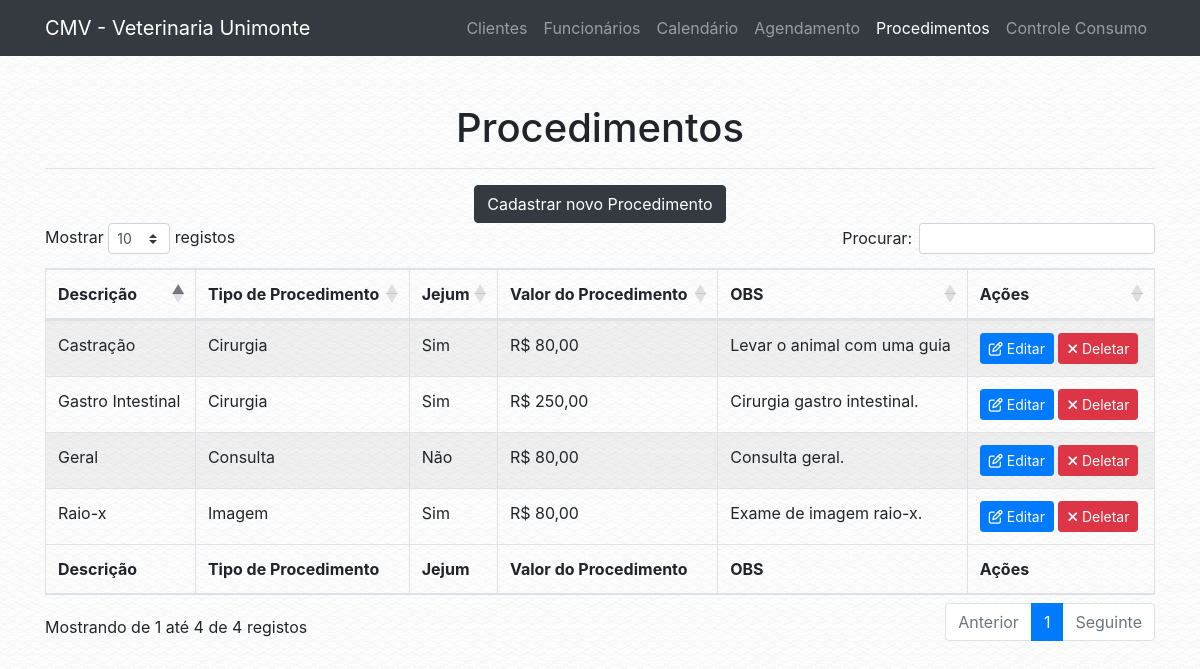
The app's page /procedimento.php with its own data.
### tables this page shows
CREATE TABLE `tab_procedimento` (
  `COD_PROCEDIMENTO` int(13) NOT NULL,
  `COD_TIPO_PROCEDIMENTO` int(13) NOT NULL,
  `DESCRICAO` varchar(100) NOT NULL,
  `JEJUM` varchar(3) NOT NULL,
  `VALOR_PROCEDIMENTO` decimal(12,2) NOT NULL,
  `OBSERVACAO` varchar(100) NOT NULL
);

CREATE TABLE `tab_tipo_procedimento` (
  `COD_TIPO_PROCEDIMENTO` int(13) NOT NULL,
  `DESCRICAO` varchar(100) NOT NULL
);

### conf/database.php (called while the page is built)
<?php
$conf = array(
        "server" => "localhost",
        "db_name" => "bd_veterinaria",
        "db_user" => "root",
        "db_password" => "root"
);
?>

### classes/dbconnect.php (called while the page is built, shortened)
<?php
class DbConnect {
    public function __construct() {
        $this->tbl_procedimento = "tab_procedimento";
        $this->tbl_tipo_procedimento = "tab_tipo_procedimento";
        if (file_exists('./conf/database.php')) {
            require './conf/database.php';
        } else {
            require '../conf/database.php';
        }
        $host = $conf['server'];
        $db_name = $conf['db_name'];
        $username = $conf['db_user'];
        $password = $conf['db_password'];
        try {
            $this->conn = new \PDO('mysql:host='.$host.';dbname='.$db_name.';charset=utf8', $username, $password);
        } catch (\PDOException $e) {
            die($e->getMessage());
        }
    }
}

### classes/procedimento.php (called while the page is built, shortened)
<?php
class Procedimento extends DbConnect{
    public static function obter_procedimentos(): array {
        $db = new DbConnect;
        $tbl_procedimento = $db->tbl_procedimento;
        try {
            $stmt = $db->conn->prepare("SELECT * FROM $tbl_procedimento");
            $stmt->execute();
            $result = $stmt->fetchAll(\PDO::FETCH_ASSOC);
            $result['status'] = true;
        } catch (\PDOExcepton $e) {
            $result['status'] = false;
            $result['message'] = "Error: " . $e->getMessage();
        }
        return $result;
    }
}

### classes/tipoprocedimento.php (called while the page is built, shortened)
<?php
class TipoProcedimento extends DbConnect{
    public static function obter_tipo_procedimento(int $COD_TIPO_PROCEDIMENTO): string {
        $db = new DbConnect;
        $tbl_tipo_procedimento = $db->tbl_tipo_procedimento;
        try {
            $stmt = $db->conn->prepare("SELECT DESCRICAO FROM $tbl_tipo_procedimento WHERE COD_TIPO_PROCEDIMENTO = :code LIMIT 1");
            $stmt->bindParam(":code", $COD_TIPO_PROCEDIMENTO, \PDO::PARAM_INT);
            $stmt->execute();
            $result = $stmt->fetch(\PDO::FETCH_ASSOC);
            return $result['DESCRICAO'];
        } catch (\PDOExcepton $e) {
            return "Error: " . $e->getMessage();
        }
    }
}

### conf/navigation.php (called while the page is built)
<?php
$config = array(
        "name" => "CMV - Veterinaria Unimonte",
        "url" => "http://localhost/vet"
);
?>

### classes/app.php (called while the page is built, shortened)
<?php
class App {
    public function __construct() {
        if (file_exists('./conf/navigation.php')) {
            require './conf/navigation.php';
        } else {
            require '../conf/navigation.php';
        }
        $this->url = $config['url'];
}
}

### procedimento.php (the view, shortened to what this page needs)
<?php
$app = new VeterinariaUnimonte\App;
?>
<!DOCTYPE html>
<html lang="en">
  <head>
    <?php
    require 'includes/global.php';
    ?>
  </head>
  <body>
    <?php
    require 'includes/header.php';
    ?>
    <div class="container">
      <div class="row">
        <div class="col-lg-12">
            <br>
            <br>
            <h1 class="text-center">Procedimentos</h1>
            <hr>
            <?php
if (!isset($_GET['f'])) {
    echo '<div class="text-center"><a href="?f=cadastrar" class="btn btn-dark">Cadastrar novo Procedimento</a></div>';
    echo '
    <table id="medicos" class="table table-striped table-bordered" style="width:100%">
        <thead>
            <tr>
                <th>Descrição</th>
                <th>Tipo de Procedimento</th>
                <th>Jejum</th>
                <th>Valor do Procedimento</th>
                <th>OBS</th>
                <th>Ações</th>
            </tr>
        </thead>
        <tbody>
            ';
            $procedimentos_data = VeterinariaUnimonte\Procedimento::obter_procedimentos();
            foreach ($procedimentos_data as $procedimento) {
            if (isset($procedimento['COD_PROCEDIMENTO'])) {
            echo '<tr>
                <td>'.$procedimento['DESCRICAO'].'</td>
                <td>'.VeterinariaUnimonte\TipoProcedimento::obter_tipo_procedimento($procedimento['COD_TIPO_PROCEDIMENTO']).'</td>
                <td>'.$procedimento['JEJUM'].'</td>
                <td>R$ '.number_format($procedimento['VALOR_PROCEDIMENTO'], 2, ',', '.').'</td>
                <td>'.$procedimento['OBSERVACAO'].'</td>
                <td><a class="btn btn-primary btn-sm" href="?f=edit&id='.$procedimento['COD_PROCEDIMENTO'].'"><i class="fa fa-pencil-square-o" aria-hidden="true"></i> Editar</a> <a class="btn btn-danger btn-sm" href="?f=remove&id='.$procedimento['COD_PROCEDIMENTO'].'"><i class="fa fa-times" aria-hidden="true"></i> Deletar</a></td>
            </tr>';
            }
          }
    echo '</tbody>
        <tfoot>
            <tr>
            <th>Descrição</th>
                <th>Tipo de Procedimento</th>
                <th>Jejum</th>
                <th>Valor do Procedimento</th>
                <th>OBS</th>
                <th>Ações</th>
            </tr>
        </tfoot>
    </table>
    <br><br>
    <link rel="stylesheet" href="'.$app->url.'/vendor/datatables/datatables/media/css/dataTables.bootstrap4.min.css">
          <script src="'.$app->url.'/vendor/datatables/datatables/media/js/jquery.dataTables.min.js"></script>
          <script src="'.$app->url.'/vendor/datatables/datatables/media/js/dataTables.bootstrap4.min.js"></script>
          <script>$(document).ready(function() {
            $("#medicos").DataTable({
              "language": {
                "sEmptyTable":   "Nenhum registro encontrado",
                "sProcessing":   "A processar...",
                "sLengthMenu":   "Mostrar _MENU_ registos",
                "sZeroRecords":  "Não foram encontrados resultados",
                "sInfo":         "Mostrando de _START_ até _END_ de _TOTAL_ registos",
                "sInfoEmpty":    "Mostrando de 0 até 0 de 0 registos",
                "sInfoFiltered": "(filtrado de _MAX_ registos no total)",
                "sInfoPostFix":  "",
                "sSearch":       "Procurar:",
                "sUrl":          "",
                "oPaginate": {
                    "sFirst":    "Primeiro",
                    "sPrevious": "Anterior",
                    "sNext":     "Seguinte",
                    "sLast":     "Último"
                },
                "oAria": {
                    "sSortAscending":  ": Ordenar colunas de forma ascendente",
                    "sSortDescending": ": Ordenar colunas de forma descendente"
                }
              }
          });
        } );</script>';
  } else if ($_GET['f'] == "remove" and isset($_GET['id'])) {
    $remover_procedimento = VeterinariaUnimonte\Procedimento::deletar_procedimento($_GET['id']);
    if ($remover_procedimento['status'] == true) {
      echo '<div class="alert alert-success" role="alert"><i class="fa fa-check"></i> ' . $remover_procedimento['message'] . '</div>';
    } else if ($remover_procedimento['status'] == false) {
      echo '<div class="alert alert-danger" role="alert"><i class="fa fa-times"></i> ' . $remover_procedimento['message'] . '</div>';
    }
  } else if ($_GET['f'] == "edit" and isset($_GET['id'])) {
    $procedimento_data = VeterinariaUnimonte\Procedimento::obter_procedimento($_GET['id']);
    if (isset($procedimento_data['COD_PROCEDIMENTO'])) {
      if (isset($_POST['DESCRICAO'])) {
        $procedimento = VeterinariaUnimonte\Procedimento::alterar_procedimento($procedimento_data['COD_PROCEDIMENTO'], $_POST);
            if ($procedimento['status'] == true) {
              echo '<div class="alert alert-success" role="alert"><i class="fa fa-check"></i> ' . $procedimento['message'] . '</div>';
            } else {
                echo '<div class="alert alert-danger" role="alert"><i class="fa fa-times"></i> <strong>Error!</strong> ' . $procedimento['message'] . '</div>';
            }
    } else {
      ?>
      <form method="POST" action="procedimento.php?f=edit&id=<?php echo $_GET['id']; ?>">
      <div class="form-group">
              <label for="nome">Descrição do Procedimento <span style="color: red;">*</span></label>
              <input type="text" class="form-control" id="DESCRICAO" name="DESCRICAO" placeholder="Ex: Castração" value="<?php echo $procedimento_data['DESCRICAO']; ?>">
            </div>
            <div class="form-group">
              <label for="COD_TIPO_PROCEDIMENTO">Tipo de Procedimento <span style="color: red;">*</span></label>
              <select class="form-control" id="COD_TIPO_PROCEDIMENTO" name="COD_TIPO_PROCEDIMENTO"> <option disabled>Selecione...</option>
              <?php
              foreach (VeterinariaUnimonte\TipoProcedimento::obter_tipo_procedimentos() as $TipoProcedimento) {
              if (isset($TipoProcedimento['COD_TIPO_PROCEDIMENTO'])) {
              echo '<option value="'.$TipoProcedimento['COD_TIPO_PROCEDIMENTO'].'"';
              if ($procedimento_data['COD_TIPO_PROCEDIMENTO'] == $TipoProcedimento['COD_TIPO_PROCEDIMENTO']) {
                echo ' selected';
              }
              echo '>'.$TipoProcedimento['DESCRICAO'].'</option>\n';
              }
              }
              ?>
               </select>
            </div>
            <div class="form-group">
              <label for="JEJUM">Jejum? <span style="color: red;">*</span></label>
              <select class="form-control" id="JEJUM" name="JEJUM">
              <option disabled>Selecione...</option>
              <option value="Sim"<?php if ($procedimento_data['JEJUM'] == "Sim") echo " selected"; ?>>Sim</option>
              <option value="Não"<?php if ($procedimento_data['JEJUM'] == "Não") echo " selected"; ?>>Não</option>
              </select>
            </div>
            <div class="form-group">
              <label for="VALOR_PROCEDIMENTO">Valor Procedimento <span style="color: red;">*</span></label>
              <input type="text" class="form-control" id="VALOR_PROCEDIMENTO" name="VALOR_PROCEDIMENTO" data-thousands="." placeholder="Ex: R$ 80,00" data-decimal="," data-prefix="R$ " value="<?php echo 'R$ '. number_format($procedimento_data['VALOR_PROCEDIMENTO'], 2, ',', '.'); ?>" />
            </div>
              <div class="form-group">
                <label for="OBSERVACAO">Observação <span style="color: red;">*</span></label>
                <textarea class="form-control" id="OBSERVACAO" name="OBSERVACAO" placeholder="Descreva uma observação (se necessário)..."><?php echo $procedimento_data['OBSERVACAO']; ?></textarea>
              </div>
              <hr>
            <div class="text-right">
              <button type="submit" class="btn btn-large btn-success"><i class="fa fa-floppy-o" aria-hidden="true"></i> Salvar Dados</button>
            </div>
            <div id="error_message" style="margin-top: 2%;"></div>
            </div>
            </div>
            </form>
            </div>
            <br><br>
            <script src='<?php echo $app->url; ?>/js/conferir_campos3.js'></script>
    <?php
    }
    } else {
      echo '<div class="alert alert-danger" role="alert"><i class="fa fa-times"></i> Esse funcionário não existe ou acabou de ser removido.</div>';
    }
}
?>
  </body>
</html>

### records on screen
tab_procedimento: DESCRICAO "Raio-x", COD_TIPO_PROCEDIMENTO.DESCRICAO "Imagem", JEJUM "Sim", VALOR_PROCEDIMENTO "80,00", OBSERVACAO "Exame de imagem raio-x."
tab_procedimento: DESCRICAO "Gastro Intestinal", COD_TIPO_PROCEDIMENTO.DESCRICAO "Cirurgia", JEJUM "Sim", VALOR_PROCEDIMENTO "250,00", OBSERVACAO "Cirurgia gastro intestinal."
tab_procedimento: DESCRICAO "Geral", COD_TIPO_PROCEDIMENTO.DESCRICAO "Consulta", JEJUM "Não", VALOR_PROCEDIMENTO "80,00", OBSERVACAO "Consulta geral."
tab_procedimento: DESCRICAO "Castração", COD_TIPO_PROCEDIMENTO.DESCRICAO "Cirurgia", JEJUM "Sim", VALOR_PROCEDIMENTO "80,00", OBSERVACAO "Levar o animal com uma guia"

### other values on screen
$app->name "CMV - Veterinaria Unimonte"
